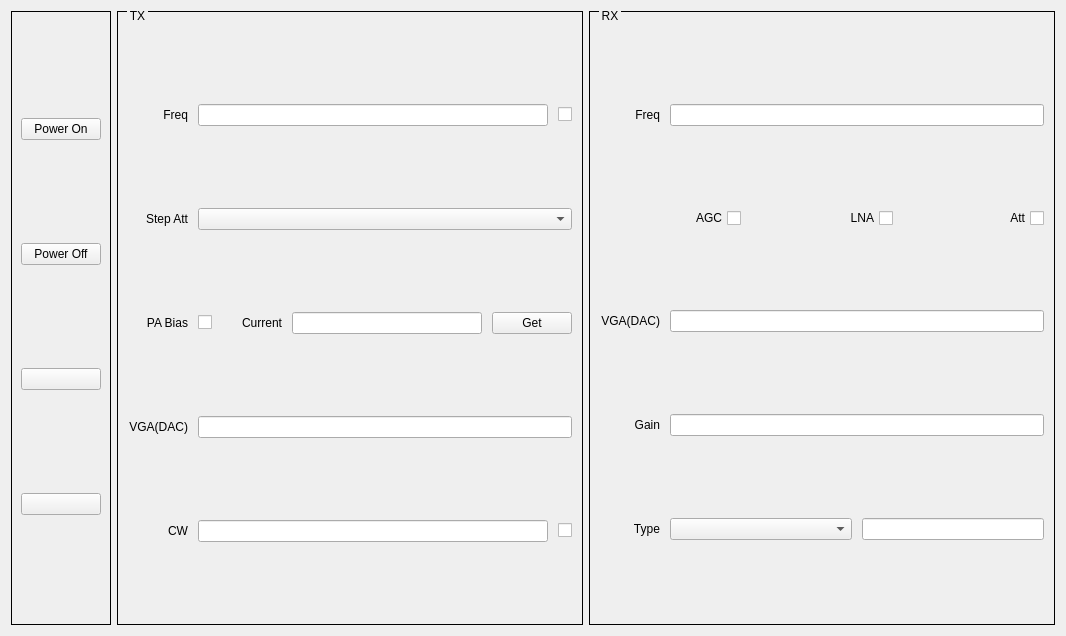
<?xml version="1.0" encoding="UTF-8"?>
<ui version="4.0">
 <class>Q_Ericsson_6449_Widget</class>
 <widget class="QWidget" name="Q_Ericsson_6449_Widget">
  <property name="geometry">
   <rect>
    <x>0</x>
    <y>0</y>
    <width>1066</width>
    <height>636</height>
   </rect>
  </property>
  <property name="windowTitle">
   <string>Form</string>
  </property>
  <layout class="QHBoxLayout" name="horizontalLayout_10">
   <item>
    <widget class="QGroupBox" name="groupBoxCommon">
     <property name="styleSheet">
      <string notr="true">QGroupBox{ border:1px solid black; margin-top:0.5ex; }
QGroupBox::title { subcontrol-origin:margin; subcontrol-position:top left; top:-2px; left:10px; margin-left: 0px; padding:0 1px; }</string>
     </property>
     <property name="title">
      <string/>
     </property>
     <layout class="QVBoxLayout" name="verticalLayout_5">
      <item>
       <widget class="QPushButton" name="pushButtonPowerOn">
        <property name="text">
         <string>Power On</string>
        </property>
       </widget>
      </item>
      <item>
       <widget class="QPushButton" name="pushButtonPowerOff">
        <property name="text">
         <string>Power Off</string>
        </property>
       </widget>
      </item>
      <item>
       <widget class="QPushButton" name="pushButton_4">
        <property name="text">
         <string/>
        </property>
       </widget>
      </item>
      <item>
       <widget class="QPushButton" name="pushButton">
        <property name="text">
         <string/>
        </property>
       </widget>
      </item>
     </layout>
    </widget>
   </item>
   <item>
    <widget class="QGroupBox" name="groupBoxTX">
     <property name="styleSheet">
      <string notr="true">QGroupBox{ border:1px solid black; margin-top:0.5ex; }
QGroupBox::title { subcontrol-origin:margin; subcontrol-position:top left; top:-2px; left:10px; margin-left: 0px; padding:0 1px; }</string>
     </property>
     <property name="title">
      <string>TX</string>
     </property>
     <layout class="QVBoxLayout" name="verticalLayout_4">
      <property name="spacing">
       <number>0</number>
      </property>
      <property name="leftMargin">
       <number>10</number>
      </property>
      <property name="topMargin">
       <number>10</number>
      </property>
      <property name="rightMargin">
       <number>10</number>
      </property>
      <property name="bottomMargin">
       <number>0</number>
      </property>
      <item>
       <layout class="QHBoxLayout" name="horizontalLayout">
        <property name="spacing">
         <number>10</number>
        </property>
        <item>
         <widget class="QLabel" name="labelTX_Freq">
          <property name="sizePolicy">
           <sizepolicy hsizetype="Fixed" vsizetype="Preferred">
            <horstretch>0</horstretch>
            <verstretch>0</verstretch>
           </sizepolicy>
          </property>
          <property name="minimumSize">
           <size>
            <width>60</width>
            <height>0</height>
           </size>
          </property>
          <property name="text">
           <string>Freq</string>
          </property>
          <property name="alignment">
           <set>Qt::AlignRight|Qt::AlignTrailing|Qt::AlignVCenter</set>
          </property>
         </widget>
        </item>
        <item>
         <widget class="QLineEdit" name="lineEditTX_Freq"/>
        </item>
        <item>
         <widget class="QCheckBox" name="checkBoxTX">
          <property name="text">
           <string/>
          </property>
         </widget>
        </item>
       </layout>
      </item>
      <item>
       <layout class="QHBoxLayout" name="horizontalLayout_2">
        <property name="spacing">
         <number>10</number>
        </property>
        <item>
         <widget class="QLabel" name="labelTX_StepAtt">
          <property name="sizePolicy">
           <sizepolicy hsizetype="Fixed" vsizetype="Preferred">
            <horstretch>0</horstretch>
            <verstretch>0</verstretch>
           </sizepolicy>
          </property>
          <property name="minimumSize">
           <size>
            <width>60</width>
            <height>0</height>
           </size>
          </property>
          <property name="text">
           <string>Step Att</string>
          </property>
          <property name="alignment">
           <set>Qt::AlignRight|Qt::AlignTrailing|Qt::AlignVCenter</set>
          </property>
         </widget>
        </item>
        <item>
         <widget class="QComboBox" name="comboBoxTX_StepAtt"/>
        </item>
       </layout>
      </item>
      <item>
       <layout class="QHBoxLayout" name="horizontalLayout_4">
        <property name="spacing">
         <number>10</number>
        </property>
        <item>
         <widget class="QLabel" name="labelTX_PA_Bias">
          <property name="sizePolicy">
           <sizepolicy hsizetype="Fixed" vsizetype="Preferred">
            <horstretch>0</horstretch>
            <verstretch>0</verstretch>
           </sizepolicy>
          </property>
          <property name="minimumSize">
           <size>
            <width>60</width>
            <height>0</height>
           </size>
          </property>
          <property name="text">
           <string>PA Bias</string>
          </property>
          <property name="alignment">
           <set>Qt::AlignRight|Qt::AlignTrailing|Qt::AlignVCenter</set>
          </property>
         </widget>
        </item>
        <item>
         <widget class="QCheckBox" name="checkBoxTX_PA_Bias">
          <property name="layoutDirection">
           <enum>Qt::RightToLeft</enum>
          </property>
          <property name="text">
           <string/>
          </property>
         </widget>
        </item>
        <item>
         <widget class="QLabel" name="labelTX_PA_Current">
          <property name="minimumSize">
           <size>
            <width>60</width>
            <height>0</height>
           </size>
          </property>
          <property name="text">
           <string>Current</string>
          </property>
          <property name="alignment">
           <set>Qt::AlignRight|Qt::AlignTrailing|Qt::AlignVCenter</set>
          </property>
         </widget>
        </item>
        <item>
         <widget class="QLineEdit" name="lineEditTX_PA_Current"/>
        </item>
        <item>
         <widget class="QPushButton" name="pushButtonGetTX_PA_Current">
          <property name="text">
           <string>Get</string>
          </property>
         </widget>
        </item>
       </layout>
      </item>
      <item>
       <layout class="QHBoxLayout" name="horizontalLayout_3">
        <property name="spacing">
         <number>10</number>
        </property>
        <item>
         <widget class="QLabel" name="labelTX_VGA">
          <property name="sizePolicy">
           <sizepolicy hsizetype="Fixed" vsizetype="Preferred">
            <horstretch>0</horstretch>
            <verstretch>0</verstretch>
           </sizepolicy>
          </property>
          <property name="minimumSize">
           <size>
            <width>60</width>
            <height>0</height>
           </size>
          </property>
          <property name="text">
           <string>VGA(DAC)</string>
          </property>
          <property name="alignment">
           <set>Qt::AlignRight|Qt::AlignTrailing|Qt::AlignVCenter</set>
          </property>
         </widget>
        </item>
        <item>
         <widget class="QLineEdit" name="lineEditTX_VGA"/>
        </item>
       </layout>
      </item>
      <item>
       <layout class="QHBoxLayout" name="horizontalLayout_5">
        <property name="spacing">
         <number>10</number>
        </property>
        <item>
         <widget class="QLabel" name="labelDL_CW">
          <property name="sizePolicy">
           <sizepolicy hsizetype="Fixed" vsizetype="Preferred">
            <horstretch>0</horstretch>
            <verstretch>0</verstretch>
           </sizepolicy>
          </property>
          <property name="minimumSize">
           <size>
            <width>60</width>
            <height>0</height>
           </size>
          </property>
          <property name="text">
           <string>CW</string>
          </property>
          <property name="alignment">
           <set>Qt::AlignRight|Qt::AlignTrailing|Qt::AlignVCenter</set>
          </property>
         </widget>
        </item>
        <item>
         <widget class="QLineEdit" name="lineEditDL_CW"/>
        </item>
        <item>
         <widget class="QCheckBox" name="checkBoxDL_CW">
          <property name="layoutDirection">
           <enum>Qt::RightToLeft</enum>
          </property>
          <property name="text">
           <string/>
          </property>
         </widget>
        </item>
       </layout>
      </item>
     </layout>
    </widget>
   </item>
   <item>
    <widget class="QGroupBox" name="groupBoxRX">
     <property name="styleSheet">
      <string notr="true">QGroupBox{ border:1px solid black; margin-top:0.5ex; }
QGroupBox::title { subcontrol-origin:margin; subcontrol-position:top left; top:-2px; left:10px; margin-left: 0px; padding:0 1px; }</string>
     </property>
     <property name="title">
      <string>RX</string>
     </property>
     <layout class="QVBoxLayout" name="verticalLayout_6">
      <property name="spacing">
       <number>0</number>
      </property>
      <property name="leftMargin">
       <number>10</number>
      </property>
      <property name="topMargin">
       <number>10</number>
      </property>
      <property name="rightMargin">
       <number>10</number>
      </property>
      <property name="bottomMargin">
       <number>0</number>
      </property>
      <item>
       <layout class="QHBoxLayout" name="horizontalLayout_6">
        <property name="spacing">
         <number>10</number>
        </property>
        <item>
         <widget class="QLabel" name="labelRX_Freq">
          <property name="sizePolicy">
           <sizepolicy hsizetype="Fixed" vsizetype="Preferred">
            <horstretch>0</horstretch>
            <verstretch>0</verstretch>
           </sizepolicy>
          </property>
          <property name="minimumSize">
           <size>
            <width>60</width>
            <height>0</height>
           </size>
          </property>
          <property name="text">
           <string>Freq</string>
          </property>
          <property name="alignment">
           <set>Qt::AlignRight|Qt::AlignTrailing|Qt::AlignVCenter</set>
          </property>
         </widget>
        </item>
        <item>
         <widget class="QLineEdit" name="lineEditRX_Freq"/>
        </item>
       </layout>
      </item>
      <item>
       <layout class="QHBoxLayout" name="horizontalLayout_8">
        <property name="spacing">
         <number>10</number>
        </property>
        <item>
         <widget class="QCheckBox" name="checkBoxRX_AGC">
          <property name="layoutDirection">
           <enum>Qt::RightToLeft</enum>
          </property>
          <property name="text">
           <string>AGC</string>
          </property>
         </widget>
        </item>
        <item>
         <widget class="QCheckBox" name="checkBoxRX_LNA">
          <property name="layoutDirection">
           <enum>Qt::RightToLeft</enum>
          </property>
          <property name="text">
           <string>LNA</string>
          </property>
         </widget>
        </item>
        <item>
         <widget class="QCheckBox" name="checkBoxRX_Att">
          <property name="layoutDirection">
           <enum>Qt::RightToLeft</enum>
          </property>
          <property name="text">
           <string>Att</string>
          </property>
         </widget>
        </item>
       </layout>
      </item>
      <item>
       <layout class="QHBoxLayout" name="horizontalLayout_9">
        <property name="spacing">
         <number>10</number>
        </property>
        <item>
         <widget class="QLabel" name="labelRX_VGA">
          <property name="sizePolicy">
           <sizepolicy hsizetype="Fixed" vsizetype="Preferred">
            <horstretch>0</horstretch>
            <verstretch>0</verstretch>
           </sizepolicy>
          </property>
          <property name="minimumSize">
           <size>
            <width>60</width>
            <height>0</height>
           </size>
          </property>
          <property name="text">
           <string>VGA(DAC)</string>
          </property>
          <property name="alignment">
           <set>Qt::AlignRight|Qt::AlignTrailing|Qt::AlignVCenter</set>
          </property>
         </widget>
        </item>
        <item>
         <widget class="QLineEdit" name="lineEditRX_VGA"/>
        </item>
       </layout>
      </item>
      <item>
       <layout class="QHBoxLayout" name="horizontalLayout_11">
        <property name="spacing">
         <number>10</number>
        </property>
        <item>
         <widget class="QLabel" name="labelUL_Gain">
          <property name="sizePolicy">
           <sizepolicy hsizetype="Fixed" vsizetype="Preferred">
            <horstretch>0</horstretch>
            <verstretch>0</verstretch>
           </sizepolicy>
          </property>
          <property name="minimumSize">
           <size>
            <width>60</width>
            <height>0</height>
           </size>
          </property>
          <property name="text">
           <string>Gain</string>
          </property>
          <property name="alignment">
           <set>Qt::AlignRight|Qt::AlignTrailing|Qt::AlignVCenter</set>
          </property>
         </widget>
        </item>
        <item>
         <widget class="QLineEdit" name="lineEditUL_Gain"/>
        </item>
       </layout>
      </item>
      <item>
       <layout class="QHBoxLayout" name="horizontalLayout_7" stretch="0,1,1">
        <property name="spacing">
         <number>10</number>
        </property>
        <item>
         <widget class="QLabel" name="labelRX_Type">
          <property name="sizePolicy">
           <sizepolicy hsizetype="Fixed" vsizetype="Preferred">
            <horstretch>0</horstretch>
            <verstretch>0</verstretch>
           </sizepolicy>
          </property>
          <property name="minimumSize">
           <size>
            <width>60</width>
            <height>0</height>
           </size>
          </property>
          <property name="text">
           <string>Type</string>
          </property>
          <property name="alignment">
           <set>Qt::AlignRight|Qt::AlignTrailing|Qt::AlignVCenter</set>
          </property>
         </widget>
        </item>
        <item>
         <widget class="QComboBox" name="comboBoxRX_Type"/>
        </item>
        <item>
         <widget class="QLineEdit" name="lineEditRX_Type"/>
        </item>
       </layout>
      </item>
     </layout>
    </widget>
   </item>
  </layout>
 </widget>
 <resources/>
 <connections/>
</ui>
